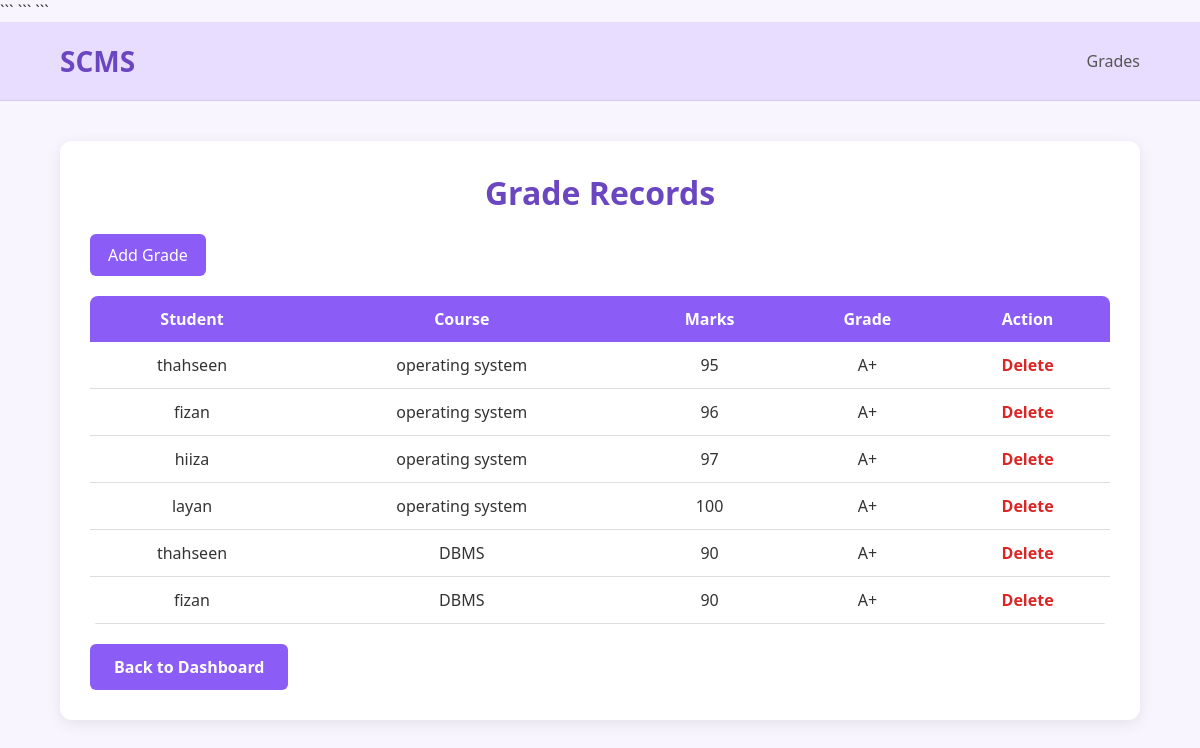
/grades/ (signed in), run on the app's committed database.
### myapp/models.py (models this page shows, shortened)
class Grade(models.Model):
    student = models.ForeignKey(
        User,
        on_delete=models.CASCADE
    )
    course = models.ForeignKey(
        Course,
        on_delete=models.CASCADE
    )
    marks = models.IntegerField()
    grade = models.CharField(
        max_length=5
    )

class Course(models.Model):
    course_name = models.CharField(
        max_length=100
    )
    course_code = models.CharField(
        max_length=20,
        unique=True
    )
    description = models.TextField()
    faculty = models.ForeignKey(
        User,
        on_delete=models.SET_NULL,
        null=True,
        blank=True
    )

### myapp/views.py (the view)
@login_required
@user_passes_test(is_faculty)
def grade_list(request):
    grades = Grade.objects.all()
    return render(
        request,
        'grade_list.html',
        {'grades': grades}
    )

### myapp/views.py (called while the page is built)
def is_faculty(user):
    if user.is_superuser:
        return True
    return (
        hasattr(user, 'userprofile')
        and user.userprofile.role == 'Faculty'
    )

### templates/grade_list.html (shortened to what this page needs)
<!DOCTYPE html>
<html lang="en">
<head>
    ```
</head>
<body>
    ```
    <div class="head">
        <h2>SCMS</h2>
        <span>Grades</span>
    </div>
    <div class="container">
        <h1>Grade Records</h1>
        <a href="{% url 'add_grade' %}" class="add-btn">
            Add Grade
        </a>
        <table>
            <tr>
                <th>Student</th>
                <th>Course</th>
                <th>Marks</th>
                <th>Grade</th>
                <th>Action</th>
            </tr>
            {% for g in grades %}
            <tr>
                <td>{{ g.student.username }}</td>
                <td>{{ g.course.course_name }}</td>
                <td>{{ g.marks }}</td>
                <td>{{ g.grade }}</td>
                <td>
                    <a href="{% url 'delete_grade' g.id %}" class="delete-btn">
                        Delete
                    </a>
                </td>
            </tr>
            {% endfor %}
        </table>
        {% if request.user.is_superuser %}
        <a href="{% url 'admin_dashboard' %}" class="back-btn">
            Back to Dashboard
        </a>
        {% elif request.user.userprofile.role == 'Faculty' %}
        <a href="{% url 'faculty_dashboard' %}" class="back-btn">
            Back to Dashboard
        </a>
        {% else %}
        <a href="{% url 'student_dashboard' %}" class="back-btn">
            Back to Dashboard
        </a>
        {% endif %}
    </div>
</body>
</html>

### templates/grade_list.html (style rules this page uses)
* { margin: 0; padding: 0; box-sizing: border-box; }
body { font-family: 'Segoe UI', sans-serif; background-color: #f8f5ff; min-height: 100vh; color: #333; }
.head { display: flex; justify-content: space-between; align-items: center; padding: 20px 60px; background-color: #e9ddff; border-bottom: 1px solid #d8c8f5; }
.head h2 { color: #6b46c1; font-size: 28px; font-weight: 600; }
.head span { color: #555; font-size: 16px; }
.container { width: 90%; max-width: 1100px; margin: 40px auto; background: white; padding: 30px; border-radius: 12px; box-shadow: 0px 4px 15px rgba(0, 0, 0, 0.08); }
h1 { text-align: center; color: #6b46c1; margin-bottom: 20px; }
.add-btn { display: inline-block; text-decoration: none; background-color: #8b5cf6; color: white; padding: 10px 18px; border-radius: 6px; margin-bottom: 20px; transition: 0.3s; }
table { width: 100%; border-collapse: collapse; border-radius: 8px; overflow: hidden; }
th { background-color: #8b5cf6; color: white; padding: 12px; }
td { padding: 12px; text-align: center; border-bottom: 1px solid #ddd; }
.delete-btn { text-decoration: none; color: #dc2626; font-weight: 600; }
.back-btn { display: inline-block; text-decoration: none; background: #8b5cf6; color: white; padding: 12px 24px; border-radius: 6px; font-weight: 600; margin-top: 20px; transition: .3s; }

### data on the page
Grade: student.username "thahseen", course.course_name "operating system", marks "95", grade "A+"
Grade: student.username "fizan", course.course_name "operating system", marks "96", grade "A+"
Grade: student.username "hiiza", course.course_name "operating system", marks "97", grade "A+"
Grade: student.username "layan", course.course_name "operating system", marks "100", grade "A+"
Grade: student.username "thahseen", course.course_name "DBMS", marks "90", grade "A+"
Grade: student.username "fizan", course.course_name "DBMS", marks "90", grade "A+"
